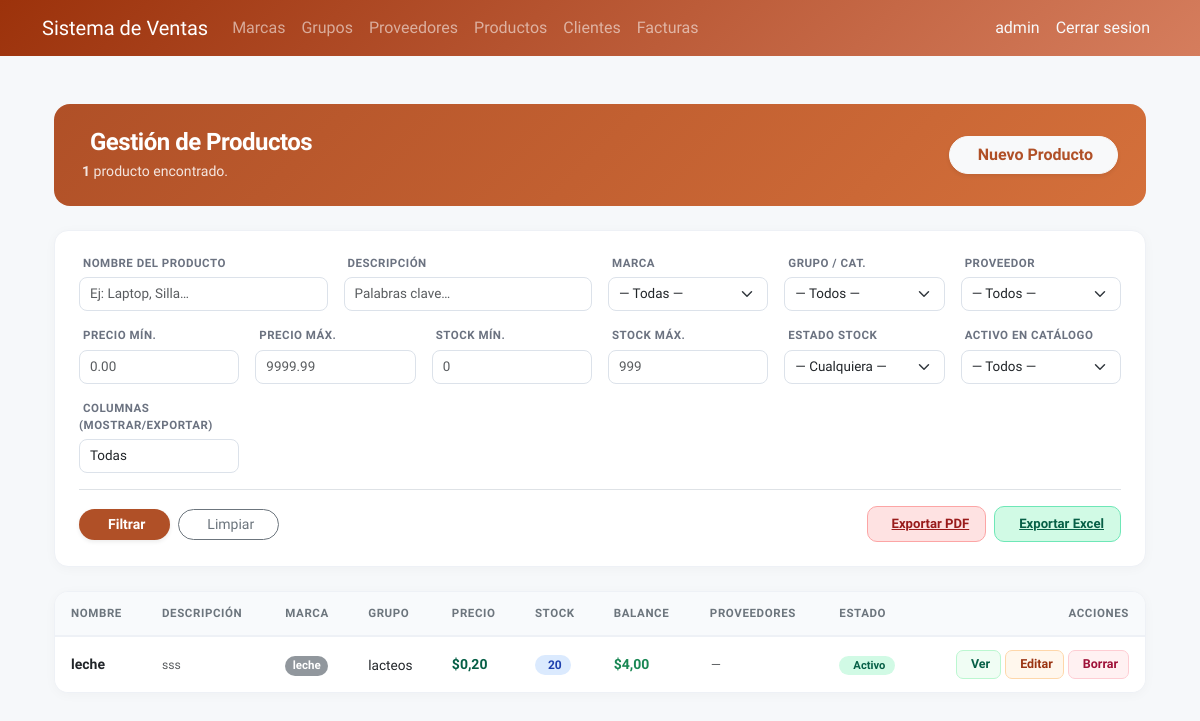
The page /products/ (signed in) on the database as committed earlier.
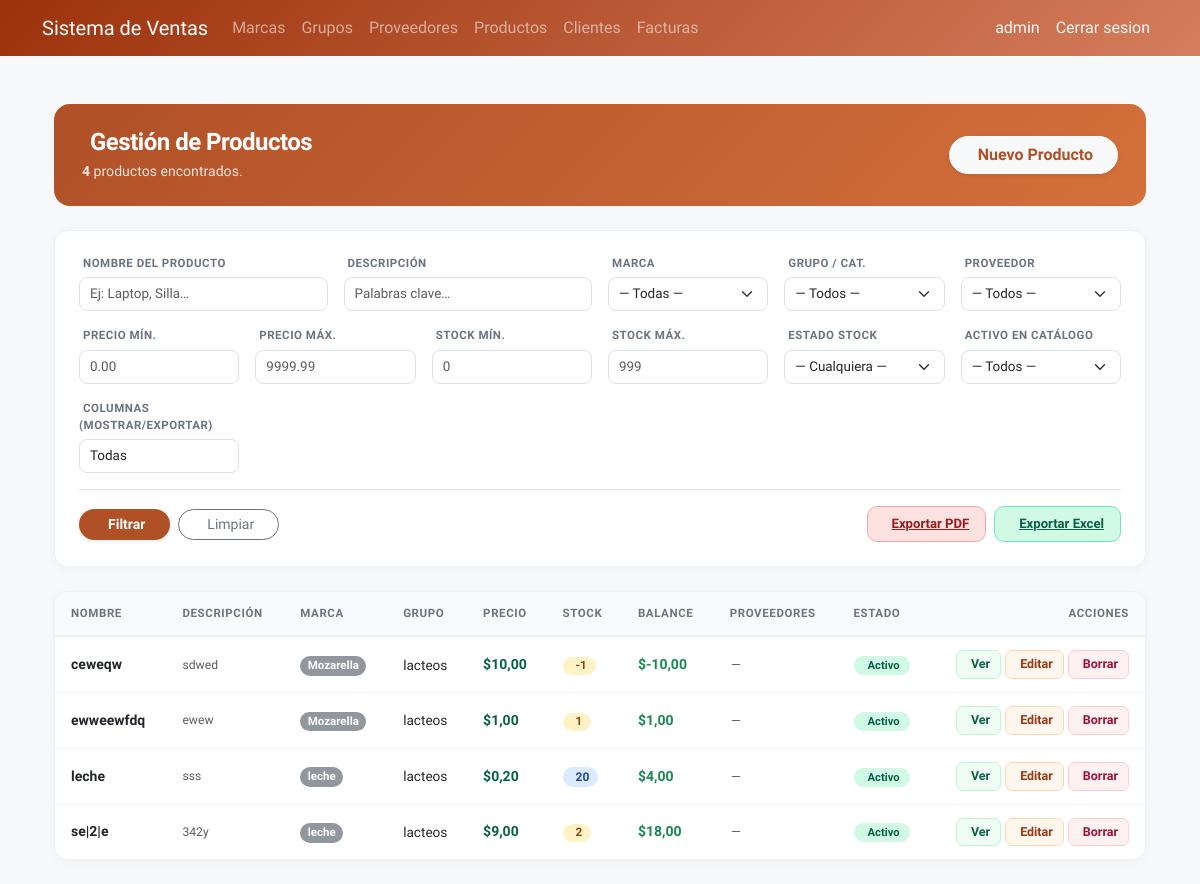
The same page on the database as committed later.
### billing/models.py (models this page shows, shortened)
class Product(models.Model):
    name = models.CharField(max_length=200, verbose_name='Product Name')
    description = models.TextField(blank=True, null=True)
    brand = models.ForeignKey(Brand, on_delete=models.PROTECT, related_name='products')
    group = models.ForeignKey(ProductGroup, on_delete=models.PROTECT, related_name='products')
    suppliers = models.ManyToManyField(Supplier, related_name='products', blank=True)
    unit_price = models.DecimalField(max_digits=12, decimal_places=2)
    stock = models.IntegerField(default=0)
    is_active = models.BooleanField(default=True)
    image = models.ImageField(upload_to='products/', blank=True, null=True)
    created_at = models.DateTimeField(auto_now_add=True)
    updated_at = models.DateTimeField(auto_now=True)
    class Meta:
        verbose_name = 'Product'
        verbose_name_plural = 'Products'
        ordering = ['name']
    @property
    def balance(self):
        return self.unit_price * self.stock

class Brand(models.Model):
    name = models.CharField(max_length=100, unique=True, verbose_name='Brand Name')
    description = models.TextField(blank=True, null=True)
    is_active = models.BooleanField(default=True)
    created_at = models.DateTimeField(auto_now_add=True)
    updated_at = models.DateTimeField(auto_now=True)
    class Meta:
        verbose_name = 'Brand'
        verbose_name_plural = 'Brands'
        ordering = ['name']

class ProductGroup(models.Model):
    name = models.CharField(max_length=100, unique=True, verbose_name='Group Name')
    is_active = models.BooleanField(default=True)
    created_at = models.DateTimeField(auto_now_add=True)
    updated_at = models.DateTimeField(auto_now=True)
    class Meta:
        verbose_name = 'Product Group'
        verbose_name_plural = 'Product Groups'
        ordering = ['name']

### billing/views.py (the view, shortened to what this page needs)
# urls.py: path('products/', views.product_list, name='product_list'),
@login_required
def product_list(request):
    f_name         = request.GET.get('name', '').strip()
    f_description  = request.GET.get('description', '').strip()
    f_brand        = request.GET.get('brand', '')
    f_group        = request.GET.get('group', '')
    f_supplier     = request.GET.get('supplier', '')
    f_min_price    = request.GET.get('min_price', '').strip()
    f_max_price    = request.GET.get('max_price', '').strip()
    f_min_stock    = request.GET.get('min_stock', '').strip()
    f_max_stock    = request.GET.get('max_stock', '').strip()
    f_stock_status = request.GET.get('stock_status', '')
    f_is_active    = request.GET.get('is_active', '')
    items = Product.objects.select_related('brand', 'group').prefetch_related('suppliers').all()
    if f_name:
        items = items.filter(name__icontains=f_name)
    if f_description:
        items = items.filter(description__icontains=f_description)
    if f_brand:
        items = items.filter(brand_id=f_brand)
    if f_group:
        items = items.filter(group_id=f_group)
    if f_supplier:
        items = items.filter(suppliers__id=f_supplier)
    if f_min_price:
        items = items.filter(unit_price__gte=f_min_price)
    if f_max_price:
        items = items.filter(unit_price__lte=f_max_price)
    if f_min_stock:
        items = items.filter(stock__gte=f_min_stock)
    if f_max_stock:
        items = items.filter(stock__lte=f_max_stock)
    if f_stock_status == 'out':
        items = items.filter(stock=0)
    elif f_stock_status == 'low':
        items = items.filter(stock__gt=0, stock__lte=10)
    elif f_stock_status == 'available':
        items = items.filter(stock__gt=0)
    if f_is_active == '1':
        items = items.filter(is_active=True)
    elif f_is_active == '0':
        items = items.filter(is_active=False)
    items = items.distinct()
    ALL_COLUMNS = [
        ('name', 'Nombre'),
        ('description', 'Descripción'),
        ('brand', 'Marca'),
        ('group', 'Grupo'),
        ('unit_price', 'Precio'),
        ('stock', 'Stock'),
        ('balance', 'Balance'),
        ('suppliers', 'Proveedores'),
        ('is_active', 'Activo'),
    ]
    default_columns = [c[0] for c in ALL_COLUMNS]
    selected_columns = request.GET.getlist('columns') or default_columns
    column_verbose = dict(ALL_COLUMNS)
    export = request.GET.get('export', '')
    total_count = items.count()
    paginator = Paginator(items, 10)
    page_number = request.GET.get('page')
    page_obj = paginator.get_page(page_number)
    get_params = request.GET.copy()
    get_params.pop('page', None)
    get_params.pop('export', None)
    filter_querystring = get_params.urlencode()
    context = {
        'page_obj': page_obj,
        'total_count': total_count,
        'filter_querystring': filter_querystring,
        'f_name': f_name,
        'f_description': f_description,
        'selected_brand': f_brand,
        'selected_group': f_group,
        'selected_supplier': f_supplier,
        'min_price': f_min_price,
        'max_price': f_max_price,
        'min_stock': f_min_stock,
        'max_stock': f_max_stock,
        'stock_status': f_stock_status,
        'is_active': f_is_active,
        'brands': Brand.objects.filter(is_active=True),
        'groups': ProductGroup.objects.filter(is_active=True),
        'suppliers': Supplier.objects.filter(is_active=True),
        'available_columns': ALL_COLUMNS,
        'selected_columns': selected_columns,
    }
    return render(request, 'billing/product_list.html', context)

### billing/templates/billing/product_list.html (shortened to what this page needs)
{% extends 'billing/base.html' %}
{% block content %}
<div class="container-fluid py-4">
  <div class="page-header d-flex justify-content-between align-items-center mb-4">
    <div>
      <h1>Gestión de Productos</h1>
      <p>
        {% if total_count %}
          <strong>{{ total_count }}</strong> producto{{ total_count|pluralize }} encontrado{{ total_count|pluralize }}.
        {% else %}
          Administra tu catálogo de productos de forma centralizada.
        {% endif %}
      </p>
    </div>
    <a href="{% url 'billing:product_create' %}" class="btn btn-light fw-bold rounded-pill px-4 shadow-sm" style="color:#b05027;">
       Nuevo Producto
    </a>
  </div>
  <div class="glass-card p-4 mb-4">
    <form method="get" id="filterForm">
      <div class="row g-3 mb-3">
        <div class="col-md-3">
          <div class="filter-label">Nombre del Producto</div>
          <input type="text" name="name" id="id_name" value="{{ f_name }}" class="form-control form-control-sm" placeholder="Ej: Laptop, Silla…">
        </div>
        <div class="col-md-3">
          <div class="filter-label">Descripción</div>
          <input type="text" name="description" id="id_description" value="{{ f_description }}" class="form-control form-control-sm" placeholder="Palabras clave…">
        </div>
        <div class="col-md-2">
          <div class="filter-label">Marca</div>
          <select name="brand" id="id_brand" class="form-select form-select-sm">
            <option value="">— Todas —</option>
          </select>
        </div>
        <div class="col-md-2">
          <div class="filter-label">Grupo / Cat.</div>
          <select name="group" id="id_group" class="form-select form-select-sm">
            <option value="">— Todos —</option>
          </select>
        </div>
        <div class="col-md-2">
          <div class="filter-label">Proveedor</div>
          <select name="supplier" id="id_supplier" class="form-select form-select-sm">
            <option value="">— Todos —</option>
          </select>
        </div>
      </div>
      <div class="row g-3 align-items-end">
        <div class="col-md-2">
          <div class="filter-label">Precio Mín.</div>
          <input type="number" name="min_price" id="id_min_price" value="{{ min_price }}" class="form-control form-control-sm" placeholder="0.00" min="0" step="0.01">
        </div>
        <div class="col-md-2">
          <div class="filter-label">Precio Máx.</div>
          <input type="number" name="max_price" id="id_max_price" value="{{ max_price }}" class="form-control form-control-sm" placeholder="9999.99" min="0" step="0.01">
        </div>
        <div class="col-md-2">
          <div class="filter-label">Stock Mín.</div>
          <input type="number" name="min_stock" id="id_min_stock" value="{{ min_stock }}" class="form-control form-control-sm" placeholder="0" min="0" step="1">
        </div>
        <div class="col-md-2">
          <div class="filter-label">Stock Máx.</div>
          <input type="number" name="max_stock" id="id_max_stock" value="{{ max_stock }}" class="form-control form-control-sm" placeholder="999" min="0" step="1">
        </div>
        <div class="col-md-2">
          <div class="filter-label">Estado Stock</div>
          <select name="stock_status" id="id_stock_status" class="form-select form-select-sm">
            <option value="">— Cualquiera —</option>
          </select>
        </div>
        <div class="col-md-2">
          <div class="filter-label">Activo en Catálogo</div>
          <select name="is_active" id="id_is_active" class="form-select form-select-sm">
            <option value="">— Todos —</option>
          </select>
        </div>
        <div class="col-md-2">
          <div class="filter-label">Columnas (Mostrar/Exportar)</div>
          <div class="dropdown">
            <button class="form-select form-select-sm text-start d-flex justify-content-between align-items-center" type="button" id="columnSelectDropdown" data-bs-toggle="dropdown" aria-expanded="false" data-bs-auto-close="outside" style="background-image: none; padding-right: 10px;">
              <span id="columnSelectLabel" class="text-truncate" style="max-width: 130px; display: inline-block;">
              </span>
            </button>
          </div>
        </div>
      </div>
      <div class="d-flex justify-content-between align-items-center mt-3 pt-3 border-top">
        <div class="d-flex gap-2">
          <button type="submit" class="btn btn-sm rounded-pill px-4 fw-bold shadow-sm" style="background:#b05027; color:#fff;">
            Filtrar
          </button>
          <a href="{% url 'billing:product_list' %}" class="btn btn-sm btn-outline-secondary rounded-pill px-4">
            Limpiar
          </a>
        </div>
        <div class="d-flex gap-2 align-items-center">
          <a href="?{{ filter_querystring }}&export=pdf"
             class="btn-pdf d-flex align-items-center gap-2"
             title="Descargar PDF con los registros filtrados">
             Exportar PDF
          </a>
          <a href="?{{ filter_querystring }}&export=excel"
             class="btn-excel d-flex align-items-center gap-2"
             title="Descargar Excel con los registros filtrados">
             Exportar Excel
          </a>
        </div>
      </div>
    </form>
  </div>
  <div class="products-table">
    <table class="table mb-0">
      <thead>
        <tr>
          {% if 'name' in selected_columns %}<th>Nombre</th>{% endif %}
          {% if 'description' in selected_columns %}<th>Descripción</th>{% endif %}
          {% if 'brand' in selected_columns %}<th>Marca</th>{% endif %}
          {% if 'group' in selected_columns %}<th>Grupo</th>{% endif %}
          {% if 'unit_price' in selected_columns %}<th>Precio</th>{% endif %}
          {% if 'stock' in selected_columns %}<th>Stock</th>{% endif %}
          {% if 'balance' in selected_columns %}<th>Balance</th>{% endif %}
          {% if 'suppliers' in selected_columns %}<th>Proveedores</th>{% endif %}
          {% if 'is_active' in selected_columns %}<th>Estado</th>{% endif %}
          <th class="text-end">Acciones</th>
        </tr>
      </thead>
      <tbody>
        {% for item in page_obj %}
        <tr>
          {% if 'name' in selected_columns %}
          <td><div class="fw-bold text-dark">{{ item.name }}</div></td>
          {% endif %}
          {% if 'description' in selected_columns %}
          <td>
            {% if item.description %}
              <div class="text-muted" style="font-size:.76rem; max-width:200px; white-space:nowrap; overflow:hidden; text-overflow:ellipsis;">{{ item.description }}</div>
            {% else %}
              <span class="text-muted fst-italic" style="font-size:.8rem;">—</span>
            {% endif %}
          </td>
          {% endif %}
          {% if 'brand' in selected_columns %}
          <td><span class="badge bg-secondary bg-opacity-75 rounded-pill" style="font-size:.72rem;">{{ item.brand.name }}</span></td>
          {% endif %}
          {% if 'group' in selected_columns %}
          <td style="font-size:.85rem;">{{ item.group.name }}</td>
          {% endif %}
          {% if 'unit_price' in selected_columns %}
          <td class="fw-bold" style="color:#065f46;">${{ item.unit_price }}</td>
          {% endif %}
          {% if 'stock' in selected_columns %}
          <td>
            {% if item.stock == 0 %}
              <span class="badge-stock-out"><i class="fas fa-times-circle me-1"></i>{{ item.stock }}</span>
            {% elif item.stock <= 10 %}
              <span class="badge" style="background:#fef3c7; color:#92400e; font-size:.73rem; font-weight:700; border-radius:50px; padding:3px 9px;">
                {{ item.stock }}
              </span>
            {% else %}
              <span class="badge-stock-ok">{{ item.stock }}</span>
            {% endif %}
          </td>
          {% endif %}
          {% if 'balance' in selected_columns %}
          <td class="fw-bold text-success">${{ item.balance }}</td>
          {% endif %}
          {% if 'suppliers' in selected_columns %}
          <td>
            {% for s in item.suppliers.all %}
              <span class="badge bg-light text-dark border" style="font-size:.7rem;">{{ s.name }}</span>
            {% empty %}
              <span class="text-muted fst-italic" style="font-size:.8rem;">—</span>
            {% endfor %}
          </td>
          {% endif %}
          {% if 'is_active' in selected_columns %}
          <td>
            {% if item.is_active %}
              <span class="badge-active">Activo</span>
            {% else %}
              <span class="badge-inactive"><i class="fas fa-circle me-1" style="font-size:.4rem;"></i>Inactivo</span>
            {% endif %}
          </td>
          {% endif %}
          <td class="text-end">
            <div class="d-flex gap-1 justify-content-end">
              <button class="btn-view" data-bs-toggle="modal" data-bs-target="#viewModal{{ item.pk }}" title="Ver detalles">
                Ver
              </button>
              <a href="{% url 'billing:product_update' item.pk %}" class="btn-edit" title="Editar">
                Editar
              </a>
              <a href="{% url 'billing:product_delete' item.pk %}" class="btn-del" title="Eliminar">
                Borrar
              </a>
            </div>
          </td>
        </tr>
        {% endfor %}
      </tbody>
    </table>
  </div>
</div>
{% endblock %}

### billing/templates/billing/base.html (shortened to what this page needs)
<!DOCTYPE html>
<html lang="es">
<head>
  <link href="https://cdn.jsdelivr.net/npm/bootstrap@5.3.0/dist/css/bootstrap.min.css" rel="stylesheet">
</head>
<body>
<nav class="navbar navbar-expand-lg navbar-dark" style="background: linear-gradient(135deg, #9c320b, #d57d5d);">
  <div class="container">
    <a class="navbar-brand" href="{% url 'billing:home' %}">Sistema de Ventas</a>
    <div class="collapse navbar-collapse" id="nav">
      <ul class="navbar-nav me-auto">
        {% if user.is_authenticated %}
        <li class="nav-item"><a class="nav-link" href="{% url 'billing:brand_list' %}">Marcas</a></li>
        <li class="nav-item"><a class="nav-link" href="{% url 'billing:productgroup_list' %}">Grupos</a></li>
        <li class="nav-item"><a class="nav-link" href="{% url 'billing:supplier_list' %}">Proveedores</a></li>
        <li class="nav-item"><a class="nav-link" href="{% url 'billing:product_list' %}">Productos</a></li>
        <li class="nav-item"><a class="nav-link" href="{% url 'billing:customer_list' %}">Clientes</a></li>
        <li class="nav-item"><a class="nav-link" href="{% url 'billing:invoice_list' %}">Facturas</a></li>
        {% endif %}
      </ul>
<ul class="navbar-nav">
  {% if user.is_authenticated %}
  <li class="nav-item">
    <span class="nav-link text-light">{{ user.username }}</span>
  </li>
  <li class="nav-item">
    <form method="post" action="{% url 'logout' %}" class="d-inline">
      <button type="submit" class="nav-link btn btn-link text-light"
              style="text-decoration:none;">Cerrar sesion</button>
    </form>
  </li>
  {% endif %}
</ul>
    </div>
  </div>
</nav>
<div class="container mt-4">
  {% block content %}{% endblock %}
</div>
</body>
</html>

Rows that differ between the two databases and show on the page:
added Product: name "ceweqw", description "sdwed", brand.name "Mozarella", group.name "lacteos", unit_price "10,00", stock "-1", balance "-10,00", is_active "Activo"
added Product: name "ewweewfdq", description "ewew", brand.name "Mozarella", group.name "lacteos", unit_price "1,00", stock "1", balance "1,00", is_active "Activo"
added Product: name "se|2|e", description "342y", brand.name "leche", group.name "lacteos", unit_price "9,00", stock "2", balance "18,00", is_active "Activo"
Other text that changed with them:
{{ total_count }}: "1" → "4"
